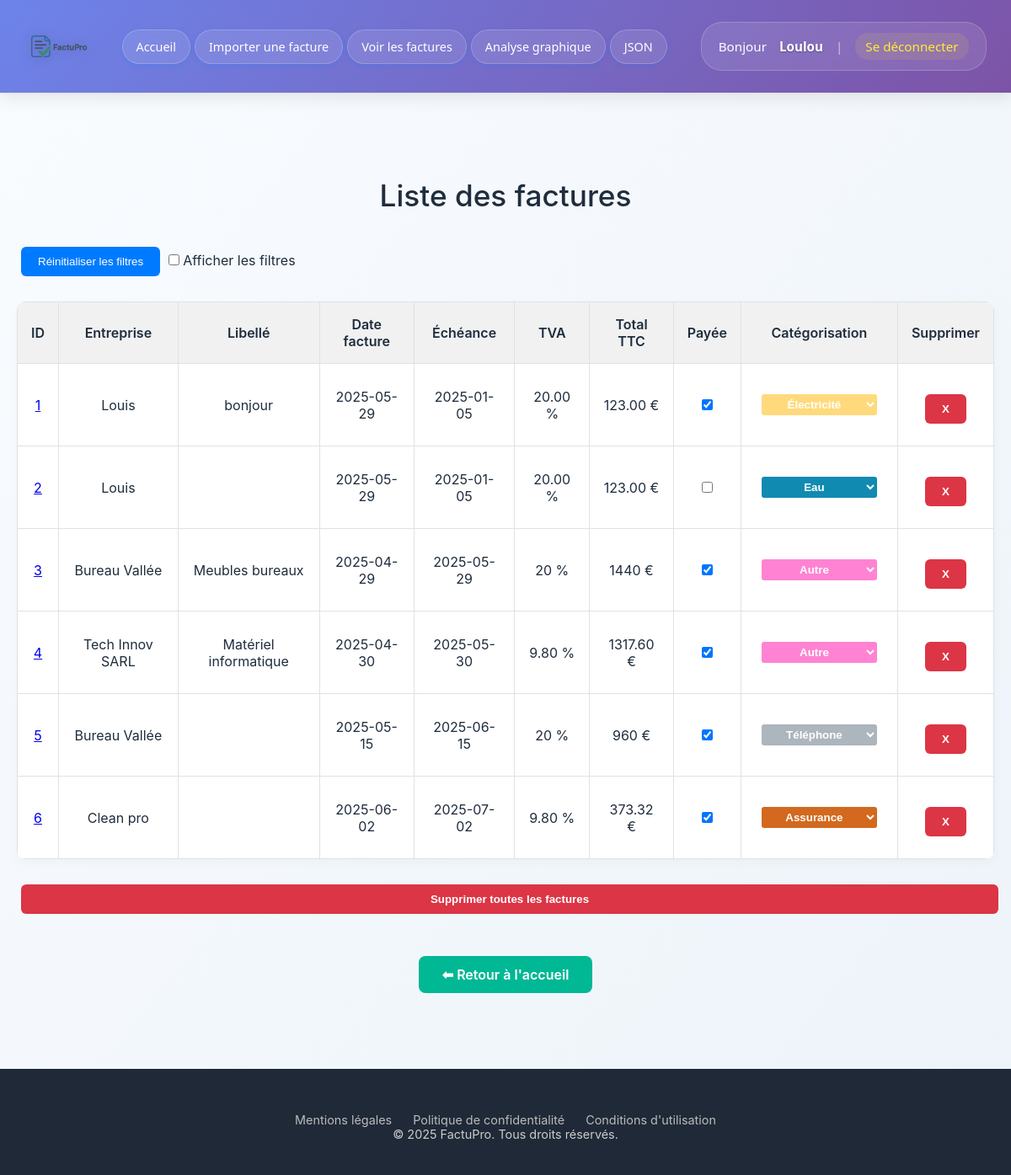
The page /factures (signed in) on the database as committed earlier.
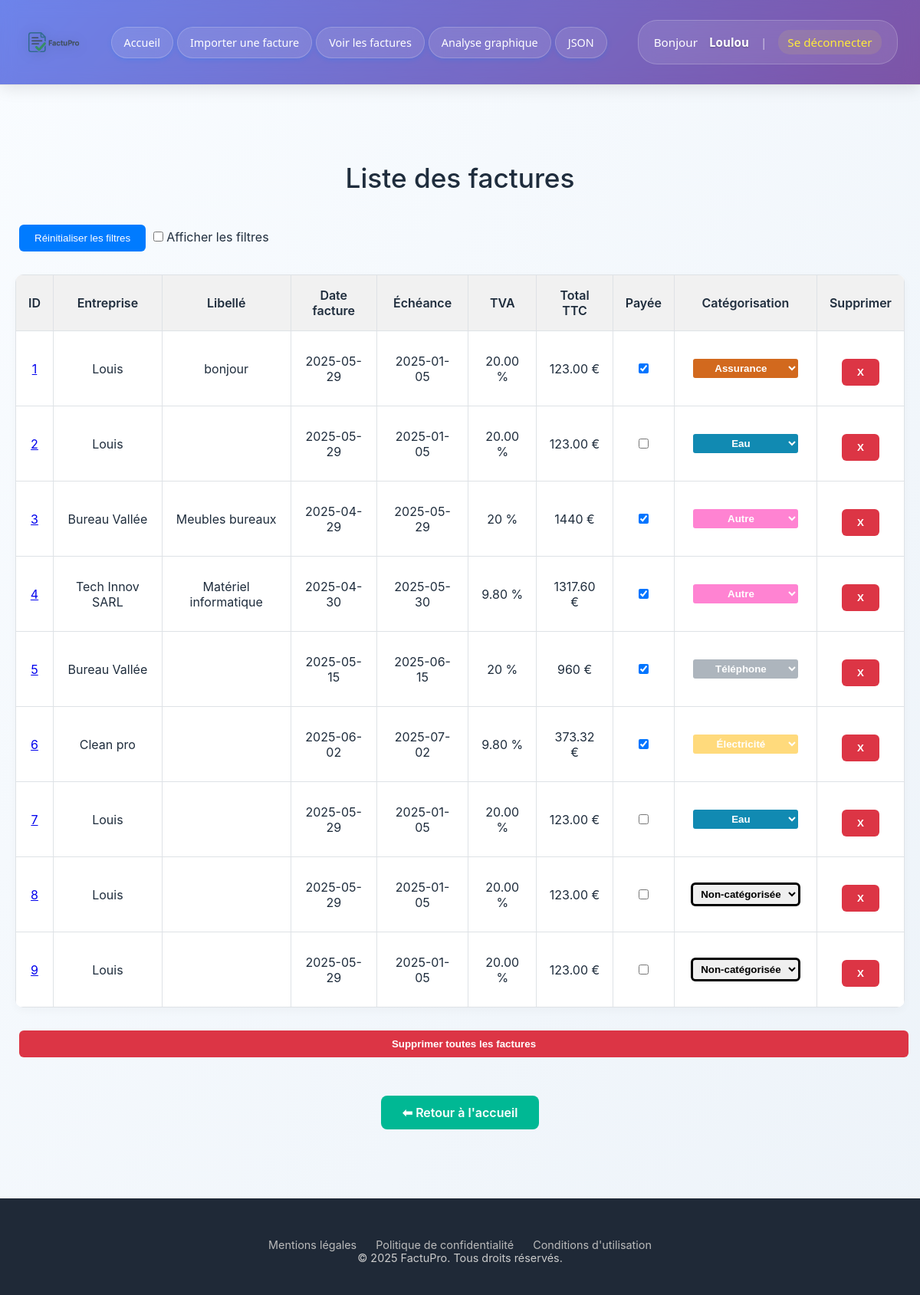
The same page on the database as committed later.
### tables this page shows
CREATE TABLE factures (
            id INTEGER PRIMARY KEY AUTOINCREMENT,
            fournisseur TEXT,
            date_facture TEXT,
            numero_facture TEXT,
            montant_total TEXT,
            TVA TEXT,
            utilisateur_id INTEGER,
            nom_fichier TEXT,
            facture_payee INTEGER DEFAULT 0,
            numero_client TEXT,
            echeance TEXT,
            somme_finale TEXT, categorie TEXT DEFAULT 'Non-catégorisée', total_ht TEXT,
            FOREIGN KEY (utilisateur_id) REFERENCES utilisateurs(id)
        );

### app.py (the view)
@app.route('/factures')
def afficher_factures():
    conn = sqlite3.connect('factures.db')
    conn.row_factory = sqlite3.Row
    c = conn.cursor()
    c.execute('SELECT * FROM factures WHERE utilisateur_id = ?', (session['utilisateur_id'],))
    factures = c.fetchall()
    conn.close()
    categories = ["Non-catégorisée", "Électricité", "Eau", "Internet", "Téléphone", "Assurance", "Autre"]
    return render_template('factures.html', factures=factures, categories=categories)

### app.py (called while the page is built)
@app.before_request
def verifier_connexion():
    if request.endpoint in ['upload', 'afficher_factures', 'analyse'] and 'utilisateur_id' not in session:
        return redirect(url_for('login'))

@app.context_processor
def injecter_pseudo():
    return {"pseudo": session.get("pseudo")}

### templates/factures.html (shortened to what this page needs)
<!DOCTYPE html>
<html lang="fr">
<head>
    <link rel="stylesheet" href="{{ url_for('static', filename='style.css') }}">
</head>
<body>
    {% include 'header.html' %}
    <div class="container">
        <h1>Liste des factures</h1>
        <button type="button" onclick="location.reload();">Réinitialiser les filtres</button>
        <input type="checkbox" id="toggle-filters"> Afficher les filtres
        <table id = "table-factures">
          <thead>
            <tr>
                <th>ID</th>
                <th>Entreprise <br>
                </th>
                <th>Libellé <br>
                </th>
                <th>Date facture</th>
                <th>Échéance</th>
                <th>TVA</th>
                <th>Total TTC</th>
                <th>Payée <br>
                </th>
                <th>
                  Catégorisation <br>
                </th>
                <th>Supprimer</th>
            </tr>
          </thead>
            {% for f in factures %}
            <tr>
                <td>
                    {% if f['nom_fichier'] %}
                      <a href="{{ url_for('telecharger_fichier', filename=f['nom_fichier']) }}" target="_blank" title="Télécharger la facture {{ f['id'] }}">
                        {{ f['id'] }}
                      </a>
                    {% else %}
                      {{ f['id'] }}
                    {% endif %}
                  </td>
                <td>{{ f['fournisseur'] }}</td>
                <td>{{ f['numero_facture'] }}</td>
                <td>{{ f['date_facture'] }}</td>
                <td>{{ f['echeance'] }}</td>
                <td>{{ f['TVA'] }} %</td>
                <td>{{ f['montant_total'] }} €</td>
                <td>
                    <form action="{{ url_for('toggle_payee', facture_id=f['id']) }}" method="post">
                        <input type="checkbox" name="checkbox_paiement" {% if f['facture_payee'] == 1 %}checked{% endif %} onchange="this.form.submit()">
                    </form>
                  </td>
<td class="categorie-cell {{ f['categorie']|lower|replace(' ', '_')|replace('é', 'e')|replace('-', '_') }}">
    <form method="POST" action="{{ url_for('modifier_categorie', facture_id=f['id']) }}">
      <select name="categorie" onchange="this.form.submit()">
        {% for cat in categories %}
          <option value="{{ cat }}" {% if f['categorie'] == cat %}selected{% endif %}>{{ cat }}</option>
        {% endfor %}
      </select>
    </form>
  </td>
                <td>
                    <form method="POST" action="/supprimer/{{ f['id'] }}" onsubmit="return confirm('Confirmer la suppression ?');">
                        <button type="submit" class="danger">X</button>
                    </form>
                </td>
            </tr>
            {% endfor %}
        </table>
        <form method="POST" action="/supprimer_tout" onsubmit="return confirm('Supprimer toutes les factures ?');">
            <button type="submit" class="danger full">Supprimer toutes les factures</button>
        </form>
        <div style="text-align:center">
            <a class="button" href="/">⬅ Retour à l'accueil</a>
        </div>
    </div>
    {% include 'footer.html' %}
</body>
</html>

### templates/header.html (shortened to what this page needs)
<!DOCTYPE html>
<html lang="fr">
<head>
</head>
<body>
    <header class="header">
        <div class="header-content">
            <div class="left-section">
                <div class="logo">
                    <img src="/static/logo.png" alt="Logo">
                </div>
                <nav class="nav-links">
                    <a href="/">Accueil</a>
                    <a href="/upload">Importer une facture</a>
                    <a href="/factures">Voir les factures</a>
                    <a href="/analyse">Analyse graphique</a>
                    <a href="/factures/json/page">JSON</a>
                </nav>
            </div>
            <div class="user-info">
                Bonjour <strong>{{ pseudo }}</strong>
                <span class="separator">|</span>
                <a href="/logout" class="logout-link">Se déconnecter</a>
            </div>
        </div>
    </header>
</body>
</html>

### templates/footer.html
<footer class="footer">
    <div class="links">
        <a href="#">Mentions légales</a>
        <a href="#">Politique de confidentialité</a>
        <a href="#">Conditions d'utilisation</a>
    </div>
        <p>&copy; 2025 FactuPro. Tous droits réservés.</p>
</footer>

### static/style.css (style rules this page uses)
body { font-family: 'Segoe UI', sans-serif; background-color: #007bff; color: #000000; margin: 0; padding: 0; }
h1 { text-align: center; margin-top: 40px; font-weight: 500; }
.container { max-width: 900px; margin: 0 auto; padding: 20px; }
a.button, button { display: inline-block; padding: 10px 20px; background-color: #007BFF; color: white; text-decoration: none; border-radius: 6px; border: none; margin: 10px 5px; cursor: pointer; }
form { text-align: center; margin-bottom: 20px; }
input[type="file"], input[type="date"], select { padding: 8px; border-radius: 4px; border: 1px solid #ccc; margin: 5px; }
table { width: 100%; border-collapse: collapse; margin-top: 20px; background-color: white; border-radius: 8px; overflow: hidden; }
th, td { padding: 12px; border: 1px solid #dee2e6; text-align: center; }
th { background-color: #f1f1f1; font-weight: 500; }
button, a.button { transition: background-color 0.2s ease; }
.header { background-color: #ffffff; border-bottom: 1px solid #e0e0e0; padding: 20px 40px; display: flex; align-items: center; justify-content: space-between; box-shadow: 0 2px 6px rgba(0, 0, 0, 0.05); }
.logo img { height: 60px; }
.user-info { text-align: right; padding: 15px 25px; font-size: 0.95em; }
.logo img { height: 50px; }
.container { max-width: 1200px; margin: 0 auto; padding: 40px 20px; }
h1 { text-align: center; font-size: 2.2em; margin-bottom: 30px; }
a.button { display: inline-block; margin: 40px auto 0; padding: 12px 28px; background-color: #00b894; color: white; text-decoration: none; border-radius: 8px; font-weight: 600; text-align: center; }
.footer { background-color: #1f2937; color: #ccc; padding: 40px 20px; text-align: center; font-size: 0.9em; margin-top: 60px; }
table { width: 100%; border-collapse: collapse; background-color: #fff; border-radius: 10px; box-shadow: 0 4px 12px rgba(0, 0, 0, 0.03); overflow: hidden; }
th, td { padding: 16px; border: 1px solid #dee2e6; text-align: center; }
th { background-color: #f1f1f1; font-weight: 600; }
form { display: inline; }
.button, .danger { display: inline-block; padding: 10px 20px; margin-top: 20px; background-color: #007BFF; color: white; text-decoration: none; border: none; border-radius: 6px; font-weight: 600; cursor: pointer; }
.danger { background-color: #dc3545; }
.full { display: block; width: 100%; margin-top: 30px; }
body { font-family: 'Inter', sans-serif; background: linear-gradient(to bottom right, #f9fcff, #edf3f9); margin: 0; padding: 0; color: #1f2d3d; }
.header { background-color: #fff; border-bottom: 1px solid #dee2e6; padding: 20px 40px; display: flex; align-items: center; justify-content: space-between; }
.header .logo { display: flex; align-items: center; }
.container { max-width: 1240px; margin: 0 auto; padding: 60px 20px 30px; }
.footer .links { margin-top: 12px; display: flex; justify-content: center; gap: 25px; flex-wrap: wrap; }
.footer a { color: #bbb; text-decoration: none; }
.header { display: flex; align-items: center; justify-content: space-between; padding: 12px 24px; background-color: #ffffff; border-bottom: 1px solid #e0e0e0; box-shadow: 0 2px 4px rgba(0, 0, 0, 0.04); font-family: 'Segoe UI', sans-serif; }
.logo img { height: 36px; }
.nav-links { display: flex; gap: 12px; }
.nav-links a { display: inline-block; padding: 8px 16px; background-color: #007BFF; color: white; border-radius: 8px; text-decoration: none; font-weight: 500; font-size: 14px; transition: background-color 0.3s ease; box-shadow: 0 2px 6px rgba(0, 123, 255, 0.2); white-space: nowrap; }
.user-info { font-size: 14px; color: #333; display: flex; align-items: center; gap: 8px; }
.user-info a { color: #007BFF; text-decoration: none; font-weight: 500; }
.categorie-cell select { color: rgb(0, 0, 0); text-align: center; border: solid; font-weight: bold; padding: 4px 6px; border-radius: 6px; }
.categorie-cell.electricite select { color: rgb(255, 255, 255); background-color: #ffd66ee6; }
.categorie-cell.eau select { color: rgb(255, 255, 255); background-color: #118ab2; }
.categorie-cell.telephone select { color: rgb(255, 255, 255); background-color: #adb5bd; }
.categorie-cell.assurance select { color: rgb(255, 255, 255); background-color: chocolate; }
.categorie-cell.autre select { color: rgb(255, 255, 255); background-color: rgb(255, 131, 210); }
.categorie-cell.non_categorisee select { color: rgb(0, 0, 0); }

Rows that differ between the two databases and show on the page:
changed factures "bonjour": categorie "Électricité" → "Assurance"
changed factures "Clean pro": categorie "Assurance" → "Électricité"
added factures: id "7", fournisseur "Louis", date_facture "2025-05-29", echeance "2025-01-05", TVA "20.00", montant_total "123.00", categorie "Eau"
added factures: id "8", fournisseur "Louis", date_facture "2025-05-29", echeance "2025-01-05", TVA "20.00", montant_total "123.00", categorie "Non-catégorisée"
added factures: id "9", fournisseur "Louis", date_facture "2025-05-29", echeance "2025-01-05", TVA "20.00", montant_total "123.00", categorie "Non-catégorisée"
